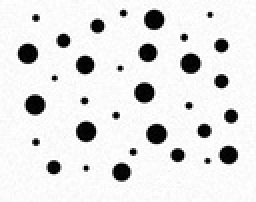
%> input picture RandomDisks-P10.jpg, 128 x 101 px, shrunk from 808 x 636 before the run (shown 2 times larger)
$ octave main.m   (GNU Octave 9; MATLAB toolbox functions it lacks are replaced by stand-ins)
%> lines starting %> are read from the running program, lines starting %| are printed output that depends on the picture; in (x1, y1, x2, y2) boxes, pixels count from 0 and x2, y2 are one past the last pixel; in counts of white or black regions, pixels touching at a corner belong together; the program's own positions count from 1
%> further down, f is the input picture: size 101x128x3 uint8; min 0, max 255, mean 227.2
### biImageConv.m
%%%%%%%%%%%%%  Function biImageConv %%%%%%%%%%%%%%%%%%%%%%%%%%%%%%%%%%%%
% Purpose:
%      Convert the grey image to a binary image
%
% Input Variables:
%      A       MxN input 2D grey image
%
% Returned Results:
%      B       MxN output 2D binary image
%
% Processing Flow:
%      1. Set the threshold to divide each pixel into 0 or 1.
%      2. If A(x,y)<threshold, then in the result image B, B(x,y) = 1,which
%         represents the foreground (i.e. the circles).
%         Otherwise, B(x,y) = 0, which represents the background.
%
%  Restrictions/Notes:
%      The input image should be 2D grey image
%
%  The following functions are called:
%      none
%
%%%%%%%%%%%%%%%%%%%%%%%%%%%%%%%%%%%%%%%%%%%%%%%%%%%%%%%%%%%%%%%%%%%%%%%


function B = biImageConv(A)

% Set the threshold of grey level
level = 0.5;
value = level * 255;

%turn rgb grey picture to binary picture
% set the black and white color inversed
[m, n] = size(A);
%> m = 101; n = 128
B = zeros(m,n);
for i = 1:m
    for j = 1:n
        if A(i,j) < value
            B(i,j) = 1;
        else
            B(i,j) = 0;
        end
    end
end
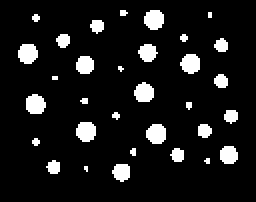
%> B: size 101x128 double (shown 2 times larger); values 0 (black) and 1 (white), 9.7% white; 32 white regions (13 under 20 px), largest, box (x1, y1, x2, y2) and area: (38, 61, 48, 71) 82, (73, 62, 83, 72) 82, (72, 5, 82, 15) 81
return

### opening.m
%%%%%%%%%%%%%  Function opening %%%%%%%%%%%%%%%%%%%%%%%%%%%%%%%%%%%%
% Purpose:
%      Compute opening of an input image X with respect to the defined
%      structural element B {(-1,-1), (-1,0)}.
%
% Input Variables:
%      X       MxN input 2D binary image
%
% Returned Results:
%      A       image X after openning by the structure element
%              B = {(-1,-1), (-1,0)}
%
% Processing Flow:
%      1.  Compute erosion of image X with respect to the structure
%      element B. The basic idea is:
%           - for each pixel (i,j) in X, check whether B translated by (i,j),
%           which is B_(i,j), is included in X or not.
%           - If yes, pixel (i,j) is in the new image X_ero after erosion.
%           Otherwise, pixel (i,j) is not in X_ero.
%      2. Compute dilation of X_ero with respect to B_s. The basic idea is:
%           - for each pixel (i,j) in X, check whether B translated by (i,j),
%           which is B_(i,j), hits X or not.
%           - If yes, pixel (i,j) is present in the new image A after dilation.
%           Otherwise, it is not in A.
%
%  Restrictions/Notes:
%      X should be binary image.
%
%  The following functions are called:
%      none
%
%%%%%%%%%%%%%%%%%%%%%%%%%%%%%%%%%%%%%%%%%%%%%%%%%%%%%%%%%%%%%%%%%%%%%%%

function A = opening(X)

% Get the size of X
[m, n] = size(X);

% Compute erosion of X by the structure element
% B = {(-1,-1), (-1,0)}, and store it in X_ero

X_ero= X;
for i=2:m
    for j=2:n
        % check whether B_(i,j) is included in X or not
        % If yes, X_ero(i,j) is 1; otherwise X_ero(i,j) is 0.
        if ( X(i-1,j-1)==1 && X(i-1,j)==1)
            X_ero(i,j)=1;
        else
            X_ero(i,j)=0;
        end
    end
end
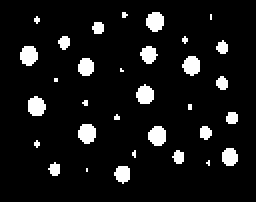
%> X_ero: size 101x128 double (shown 2 times larger); values 0 (black) and 1 (white), 8.1% white; 32 white regions (13 under 20 px), largest, box (x1, y1, x2, y2) and area: (39, 62, 48, 72) 72, (74, 63, 83, 73) 72, (73, 6, 82, 16) 71

% Compute dilation of X_ero by the structure element
% B = {(1,1), (1,0)}, and store it in A
A = X;
for i=1:m-1
    for j=1:n-1
        % check whether B_(i,j) hits X or not
        % If yes, A(i,j) is 1; otherwise A(i,j) is 0.
        if (X_ero(i+1,j+1)==1 || X_ero(i+1,j)==1 )
            A(i,j)=1;
        else
            A(i,j)=0;
        end
    end
end
return

### closing.m
%%%%%%%%%%%%%  Function closing %%%%%%%%%%%%%%%%%%%%%%%%%%%%%%%%%%%%
% Purpose:
%      Compute closing of an input image X with respect to the defined
%      2x2 structural element B {(-1,-1), (-1,0), (0,0), (0, -1)}
%
% Input Variables:
%      X       MxN input 2D binary image
%
% Returned Results:
%      A       image X after closing by the structure element
%              {(-1,-1), (-1,0), (0,0), (0, -1)}
%
% Processing Flow:
%      1.  Compute dilation of image X with respect to the structure
%      element B. The basic idea is:
%           - for each pixel (i,j) in X, check whether B translated by (i,j),
%           which is B_(i,j), hits X or not.
%           - If yes, pixel (i,j) is in the new image X_dil after dilation.
%           Otherwise, pixel (i,j) is not in X_dial.
%      2. Compute erosion of X_dil with respect to B_s. The basic idea is:
%           - for each pixel (i,j) in X, check whether B translated by (i,j),
%           which is B_(i,j), is included in X or not.
%           - If yes, pixel (i,j) is present in the new image A after erosion.
%           Otherwise, it is not in A.
%
%  Restrictions/Notes:
%      X should be binary image.
%
%  The following functions are called:
%      none
%
%%%%%%%%%%%%%%%%%%%%%%%%%%%%%%%%%%%%%%%%%%%%%%%%%%%%%%%%%%%%%%%%%%%%%%%

function A = closing(X)

% Get the dimension of X
[m, n] = size(X);

% Compute dilation of X by the structure element
% B = {(-1,-1), (-1,0), (0,0), (0, -1)}, and store it in X_dil
X_dil= X;

for i=2:m
    for j=2:n
        % check whether B_(i,j) hits X or not
        % If yes, X_dil(i,j) is 1; otherwise X_dil(i,j) is 0.
        if ( X(i-1,j-1)==1 || X(i-1,j)==1 || X(i,j) == 1 || X(i, j-1) == 1)
            X_dil(i,j)=1;
        else
            X_dil(i,j)=0;
        end
    end
end
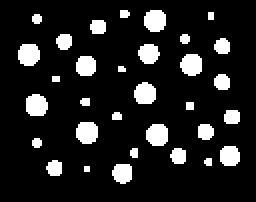
%> X_dil: size 101x128 double (shown 2 times larger); values 0 (black) and 1 (white), 13% white; 32 white regions (10 under 20 px), largest, box (x1, y1, x2, y2) and area: (38, 61, 49, 72) 103, (73, 62, 84, 73) 103, (72, 5, 83, 16) 102

% Compute dilation of X_dil by the structure element
% B_s = {(1,1), (1,0), (0,0), (0, 1)}, and store it in A
A = X;
for i=1:m-1
    for j=1:n-1
        % check whether B_(i,j) is included in X_dil or not
        % If yes, A(i,j) is 1; otherwise A(i,j) is 0.
        if (X_dil(i+1,j+1)==1 && X_dil(i+1,j)==1 && X_dil(i,j) == 1 && X_dil(i, j+1) == 1 )
            A(i,j)=1;
        else
            A(i,j)=0;
        end
    end
end
return

### erosion.m
%%%%%%%%%%%%%  Function erosion %%%%%%%%%%%%%%%%%%%%%%%%%%%%%%%%%%%%
% Purpose:
%      Compute erosion of an input image X with respect to an input
%      structuring element A. Note that the number of rows and columns of A
%      must be odd, so that A = A^s is possible.
%
%
% Input Variables:
%      X       MxN input 2D binary image to be eroded
%      A       rxc structuring element, r and c are both odd
%
% Returned Results:
%      B       Result after erosion
%
% Processing Flow:
%      1.  Padding image with 0s, so that the border of the image could
%          processed properly
%      2.  For each valid pixel (i,j) in X, check whether the stucturing
%          element A can be included in X after translate with (i,j)
%             If yes, in the erosion image B, B(i,j) = 1
%             Otherwise, B(i,j) = 0
%
%  Restrictions/Notes:
%      X and A must be binary images.
%      The number of rows and columns of A must be odd.
%
%  The following functions are called:
%      none
%
%%%%%%%%%%%%%%%%%%%%%%%%%%%%%%%%%%%%%%%%%%%%%%%%%%%%%%%%%%%%%%%%%%%%%%%


function B = erosion(X, A)

% padding X with 0s
[r, c] = size(A);
X = padarray(X, [floor(r/2) floor(c/2)],0);

% Find the original border position of the X
[m, n] = size(X);
rlow = floor(r/2)+1;
rhigh = m - floor(r/2);
clow = floor(c/2)+1;
chigh = n - floor(c/2);

% Compute the new erosion image B:

% Fill B with mxn zeros
B = zeros(m,n);

% For each pixel (x,y) in X, check whether A will be included in X after
% A being translated with (x,y) (A_(x,y) included in A or not)
% If yes, B(x,y) = 1, otherwise = 0
for i = rlow:rhigh
    for j = clow:chigh
        % take A_(x,y) out, and store it in region
        region = X(i-floor(r/2): i + floor(r/2), j - floor(c/2):j + floor(c/2));
        % check whether region is the the same with A using matric & operation
        temp = region&A;
        B(i,j) = all(temp(:) == A(:));
    end
end
% Remove all the paddings in B
B = B(rlow:rhigh, clow:chigh);
return

### bitand_s.m
%%%%%%%%%%%%%  Function erosion %%%%%%%%%%%%%%%%%%%%%%%%%%%%%%%%%%%%
% Purpose:
%      Compute the bit-and operation of two input matrices
%
% Input Variables:
%      A       MxN input 2D binary image
%      B       MxN input 2D binary image
%
% Returned Results:
%      C       result after bit-and operation of A and B
%
% Processing Flow:
%      1. Loop through every element in A and B. Check whether elements at
%      the same position (x,y) in A and B are the same.
%           If yes, then in the result image C, C(x,y) = A(x,y)
%           Otherwise, C(x,y) = 0
%
%  Restrictions/Notes:
%      The two input image should be of the same dimension
%
%  The following functions are called:
%      none
%
%%%%%%%%%%%%%%%%%%%%%%%%%%%%%%%%%%%%%%%%%%%%%%%%%%%%%%%%%%%%%%%%%%%%%%%

function C = bitand_s(A, B)

C=(zeros(size(A)));
for i=1:size(A,1)
    for j=1:size(A,2)
        if A(i,j)==B(i,j)
            C(i,j)=A(i,j);
        else
            C(i,j)=0;
        end
    end
end

return

### main.m
%%%%%%%%%%%%% main.m file %%%%%%%%%%%%%%%%%%%%%%%%%%%%%%%%%%%%%%%%%%%%%
% Purpose:
%      Realize Hit-or-miss
%
% Input Variables:
%      f            input 2D 8-bit image
%
% Returned Results:
%      B            A binary image of f
%      new_B        Image B after noise removal
%      min_r        Radius of the smallest circles
%      max_r        Radius of the biggest circles
%      smallest     An image indicating locations of smallest circles in B
%      biggest      An image indicating locations of biggest circles in B
%
% Processing Flow:
%      1. Load, extract the gray layer, and display the input image
%      2. Convert the input image into binary image
%      3. use opening and closing to remove noise at the background and
%         inside circles
%      4. Find all circles in the image and get their centers and radius,
%         especially the radius of the smallest and biggest circles:
%         min_r and max_r.
%      5. Find the locations of smallest circles:
%         - Erode the binary image with a structure element: a circle with
%           radius (min_r) - 1.
%         - Erode the complement of the image with a structure element: a
%           square having a round cavity with radius (min_r) + 1.
%         - Perform bitand of the two resulted matrices
%         - The circles with radius in range [(min_r) - 1, (min_r) + 1] will
%           be located.
%      6. Find the locations of biggest circles:
%         - Erode the binary image with a structure element: a circle with
%           radius (max_r) - 1.
%         - Erode the complement of the image with a structure element: a
%           square having a round cavity with radius (max_r) + 1.
%         - Perform bitand of the two resulted matrices
%         - The circles with radius in range [(max_r) - 1, (max_r) + 1] will
%           be located.
%
%
%  Restrictions/Notes:
%      This function requires an 8-bit image as input.
%
%  The following functions are called:
%      bilImageConv.m       Convert an 8-bit image to a binary image
%      opening.m            Remove the noise outside circles
%      closing.m            Fill the noise in the circles
%      erosion.m            Erode an image with a structure element
%      bitand_s.m           Perform bitand operation of two matrices
%
%  Author:      Yanxi Yang, Jiuchao Yin, Hongjie Liu
%  Date:        1/30/2020
%%%%%%%%%%%%%%%%%%%%%%%%%%%%%%%%%%%%%%%%%%%%%%%%%%%%%%%%%%%%%%%%%%%%%%%%%%%


% Step1: Load the image f
f=imread('RandomDisks-P10.jpg');
figure()
imshow(f);
title('Original Image');

% Step 2: Convert the original rgb image to gray level
f1 = f(:,:,1);
% convert gray image to binary image
f2= biImageConv(f1);
figure()
imshow(f2);
title('Binary image');

% Step3: use opening and closing to remove noise at the background and
% inside circles

% Opening: Remove the noise outside circles at the background with
% structural element {(-1,-1), (-1,0)}
B_open = opening(f2);
figure();
imshow(B_open);
title('Opening')

% closing: to fill the white noise in the black disks with structural
% element{(-1,-1), (-1,0), (0,0), (0, -1)}, and display it
new_B = closing(B_open);
figure();
imshow(new_B);
title('closing')


% Step 4: find all circles in the image and get their centers and radius
% with imfindcircles
figure()
imshow(new_B);
title('radius identification');
[c, r]=imfindcircles(new_B, [3, 50], 'Sensitivity', 0.9);
%> c = 19 rows, first 12: [18.2 53; 77.5 10.5; 72.8 47; 96 32.2; 43.5 66.5; 14.5 27.5; 78.8 67.5; 115 78; 43 33; 74.5 27; 61.5 86.5; 27.5 84.29]; r = 19 values, max 4.98 at index 6, min 3.46 at index 17, mean 4.19
viscircles(c, r, 'EdgeColor', 'b');
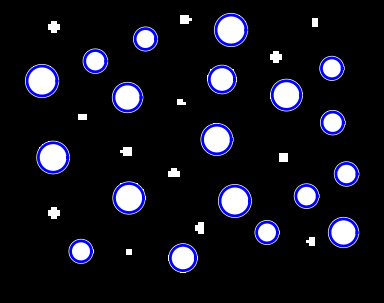
%> figure redrawn from the program's plot data; shown 3 times larger; its title reads 'radius identification'
% Extract the max radius and min radius
max_r=round(max(r));
%> max_r = 5
min_r=round(min(r));
%> min_r = 3

% Step 5: Find the smallest circles

% First: generate structuring element A and B
% because of the deviation, so we make A smaller (radius = 8), and the hole
% in B biggest (radius = 10), then we can detect the smallest circles which
% are not round enough.
% generate structure element A
[r1, c1]=meshgrid(1:19);
A=sqrt((r1-floor(19/2)).^2+(c1-floor(19/2)).^2)<8;
% generate structure element B
[r2, c2]=meshgrid(1:21);
B_temp=sqrt((r2-floor(21/2)).^2+(c2-floor(21/2)).^2)<10;
B=xor(B_temp,1);

% Second: generate the complement of the image
new_B_c=xor(new_B,1);

% find the smallest circles and show their positions
left=erosion(new_B,A);
%> in erosion, `X = padarray(X, [floor(r/2) floor(c/2)],0);`: X: size 119x146 double; values 0 (black) and 1 (white), 7.2% white; 32 white regions (13 under 20 px), largest, box (x1, y1, x2, y2) and area: (47, 70, 57, 80) 82, (82, 71, 92, 81) 82, (81, 14, 91, 24) 81
%> after the loop in erosion, `for i = rlow:rhigh`: B: size 119x146 double; every value is 0
%> in erosion, `B = B(rlow:rhigh, clow:chigh);`: B: size 101x128 double; every value is 0
right=erosion(new_B_c,B);
%> in erosion (call 2), `X = padarray(X, [floor(r/2) floor(c/2)],0);`: X: size 121x148 logical; 65.3% white; 33 black regions (13 under 20 px), largest, box (x1, y1, x2, y2) and area: (0, 0, 148, 121) 4980, (48, 71, 58, 81) 82, (83, 72, 93, 82) 82
%> after the loop in erosion (call 2), `for i = rlow:rhigh`:
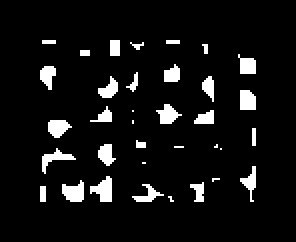
%> B: size 121x148 double (shown 2 times larger); values 0 (black) and 1 (white), 7.2% white; 35 white regions (15 under 20 px), largest, box (x1, y1, x2, y2) and area: (45, 88, 56, 101) 89, (31, 90, 42, 101) 86, (24, 60, 36, 69) 75
%> in erosion (call 2), `B = B(rlow:rhigh, clow:chigh);`: B: size 101x128 double; values 0 (black) and 1 (white), 10% white; 35 white regions (15 under 20 px), largest, box (x1, y1, x2, y2) and area: (35, 78, 46, 91) 89, (21, 80, 32, 91) 86, (14, 50, 26, 59) 75
smallest=bitand_s(left,right);
figure()
imshow(smallest);
title('Position of Smallest Disks');

% Step 6: find the biggest circles
% generate structuring element A_biggest
[r1, c1]=meshgrid(1:65);
A_biggest=sqrt((r1-floor(65/2)).^2+(c1-floor(65/2)).^2)<31;
% generate structuring element B_biggest
[r2, c2]=meshgrid(1:69);
B_biggest_temp=sqrt((r2-floor(69/2)).^2+(c2-floor(69/2)).^2)<33;
B_biggest=xor(B_biggest_temp,1);


% show structuring elements in finding smallest and biggest disks
figure()
subplot(1,4,1);
imshow(A);
title('A-smallest');
subplot(1,4,2);
imshow(B);
title('B-smallest');
subplot(1,4,3);
imshow(A_biggest);
title('A-biggest');
subplot(1,4,4);
imshow(B_biggest);
title('B-biggest');
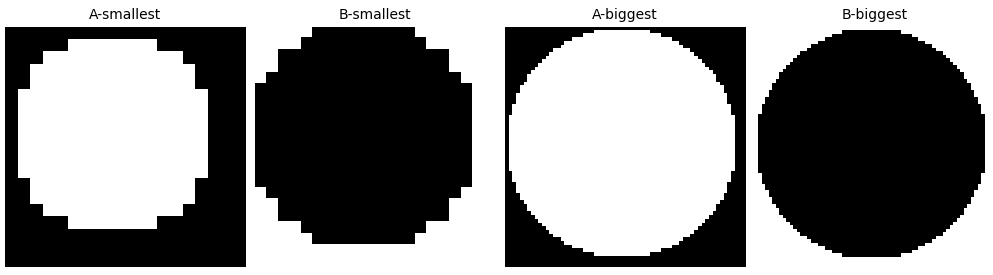
%> figure redrawn from the program's plot data, 4 panels

% Find the biggest circles and show their positions
left_biggest=erosion(new_B,A_biggest);
%> in erosion (call 3), `X = padarray(X, [floor(r/2) floor(c/2)],0);`: X: size 165x192 double; values 0 (black) and 1 (white), 3.9% white; 32 white regions (13 under 20 px), largest, box (x1, y1, x2, y2) and area: (70, 93, 80, 103) 82, (105, 94, 115, 104) 82, (104, 37, 114, 47) 81
%> after the loop in erosion (call 3), `for i = rlow:rhigh`: B: size 165x192 double; every value is 0
right_biggest=erosion(new_B_c,B_biggest);
%> in erosion (call 4), `X = padarray(X, [floor(r/2) floor(c/2)],0);`:
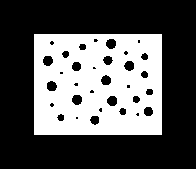
%> X: size 169x196 logical; 35.3% white; 1 white region, box (x1, y1, x2, y2) and area: (34, 34, 162, 135) 11685
%> after the loop in erosion (call 4), `for i = rlow:rhigh`: B: size 169x196 double; every value is 0
biggest=bitand_s(left_biggest,right_biggest);
figure()
imshow(biggest);
title('Position of Biggest Disks');


% Step 7: Try to find the circles without removing noises

f2_c=xor(f2,1);

% find the smallest circles and show their positions
left=erosion(f2,A);
right=erosion(f2_c,B);
smallest=bitand_s(left,right);
figure()
imshow(smallest);
title('Position of Smallest Disks (without noise removal)');

% Find the biggest circles and show their positions
left_biggest=erosion(f2,A_biggest);
right_biggest=erosion(f2_c,B_biggest);
%> in erosion (call 8), `X = padarray(X, [floor(r/2) floor(c/2)],0);`: X: size 169x196 logical; 35.3% white; 1 white region, box (x1, y1, x2, y2) and area: (34, 34, 162, 135) 11679
biggest=bitand_s(left_biggest,right_biggest);
figure()
imshow(biggest);
title('Position of Biggest Disks (without noise removal)');
